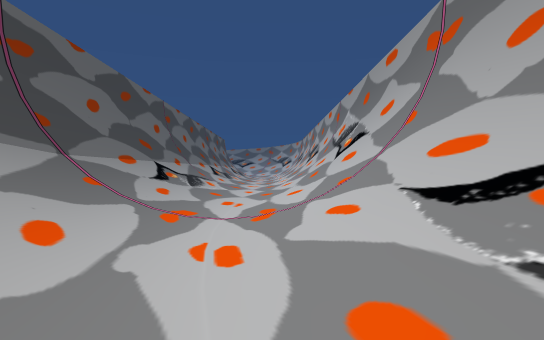
view 1 (above)

14 first-person views from a walk through a Unity game level. The camera is 1.3 m above the floor, looks level and sees 75° across. The floor is counted in squares, 2 m on a side. Each view is taken from the middle of a square. On the plan, view 1 faces up. The plan holds only what a view shows up to about 10 squares ahead; the rest is blank. The place goes on beyond the plan. The player is left out. Some surface patterns are stand-ins.

view 2
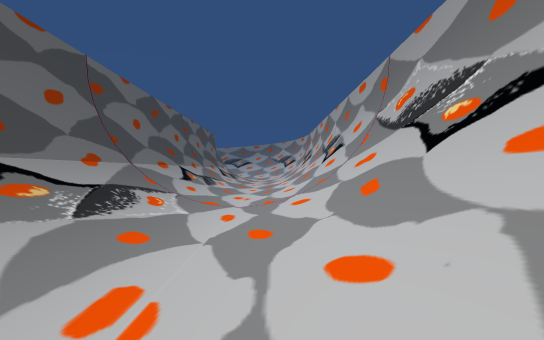

view 3
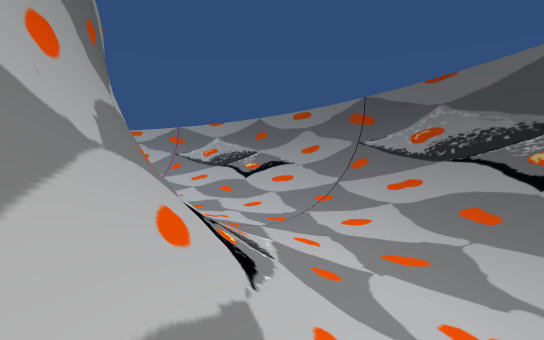

view 4
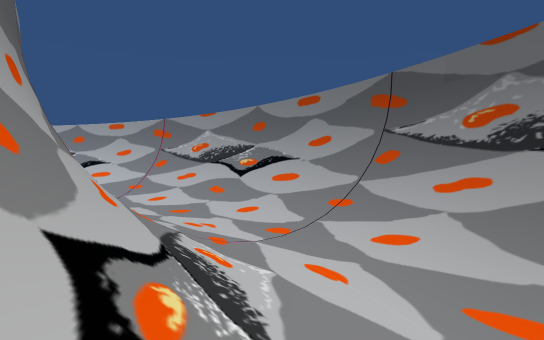

view 5
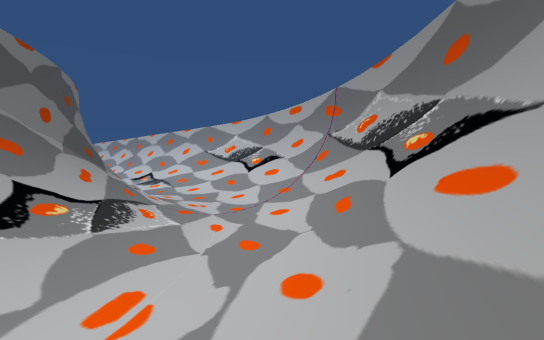

view 6
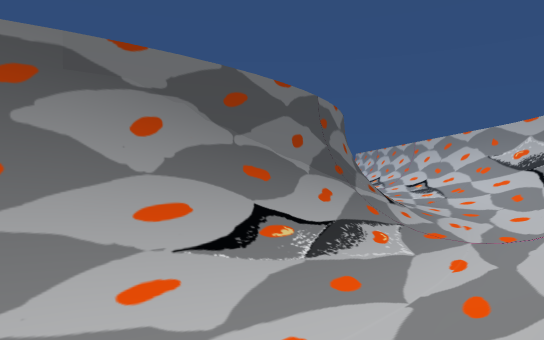

view 7
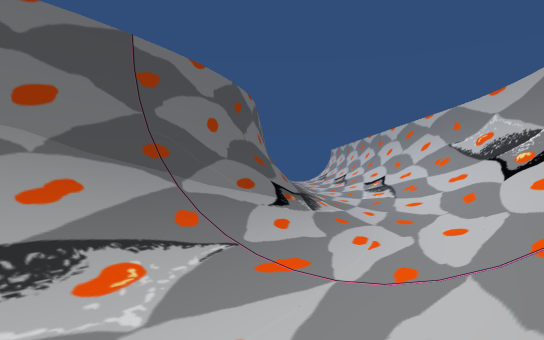

view 8
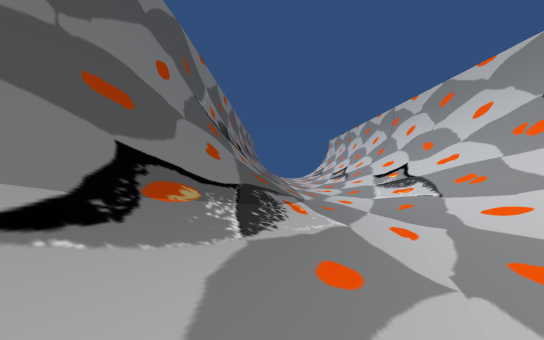

view 9
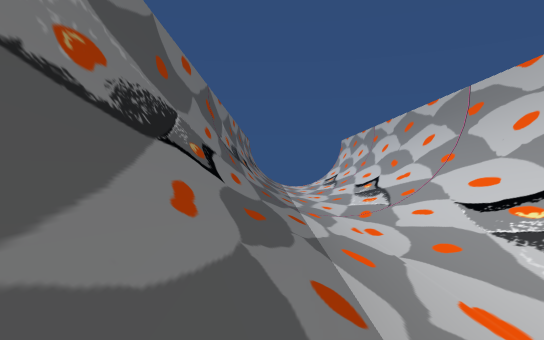

view 10
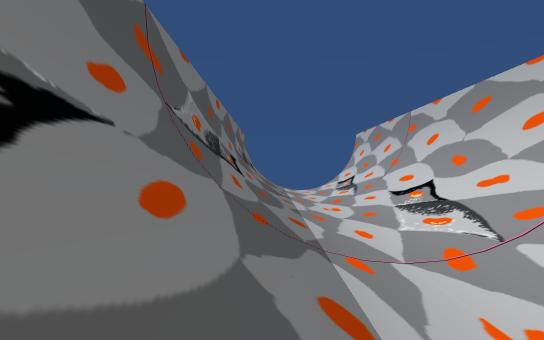

view 11
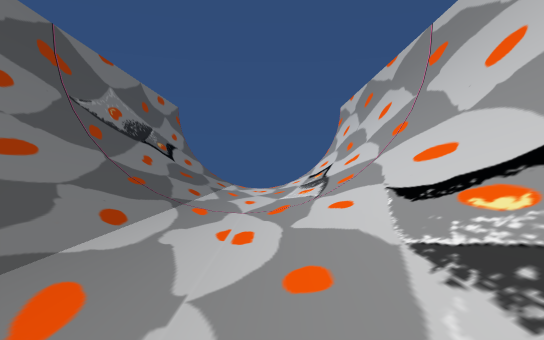

view 12
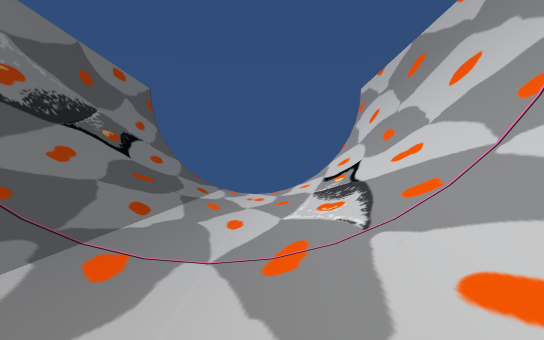

view 13
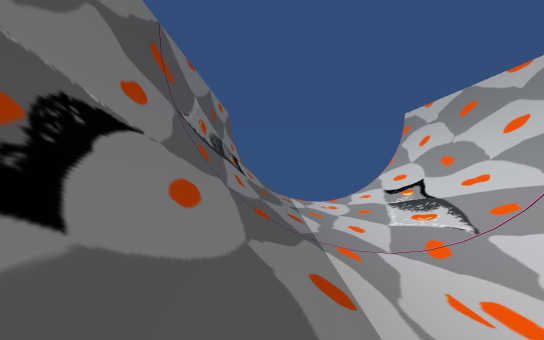

view 14
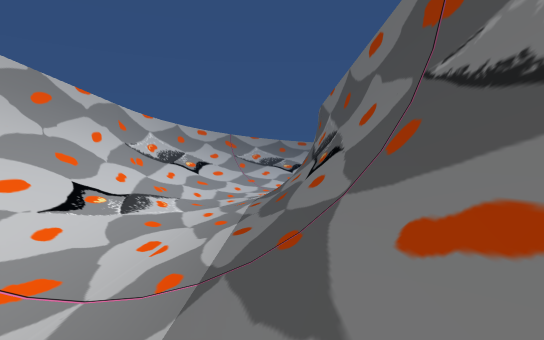

### Floor plan
Key: @ floor where view 1 was taken; # wall or solid block; . main floor; : floor 0.25 m higher than the main floor; / step, stairs or slope.
Columns run from 3 left of view 1 to 36 right of it. Each row starts with its distance up from view 1.
 15 #/.:/#
 14 #/.:/#
 13 #/.:/#
 12 #/.:/#
 11 #/.:/#
 10 #/.:/#
  9 #/.:/#
  8 #/.:/#
  7 #/.:/#
  6 #/.:/#
  5 #/.:/#
  4 #/.:/#
  3  /../#
  2  /../#
  1  /:./##
  0 ##/@//#
 -1 ##/../##
 -2  #//.//##
 -3  ##/..//##
 -4   #//..//##
 -5   ##//..//##
 -6    ##//..//####
 -7     ##//..////##########################
 -8      ##//...:///////////////////////////
 -9       ##///.............................
-10        ###////:.........................
-11          ####///////////////////////////
-12             ############################

Where each view was taken, in squares from view 1:
view 1: 0 up, 0 right, facing up
view 2: 5 up, 0 right, facing up
view 3: 5 up, 1 right, facing down
view 4: 3 up, 1 right, facing down
view 5: 3 down, 0 right, facing down-right
view 6: 4 down, 0 right, facing right
view 7: 7 down, 3 right, facing right
view 8: 8 down, 8 right, facing right
view 9: 8 down, 13 right, facing right
view 10: 8 down, 17 right, facing right
view 11: 10 down, 23 right, facing right
view 12: 10 down, 26 right, facing right
view 13: 8 down, 24 right, facing right
view 14: 8 down, 24 right, facing left
